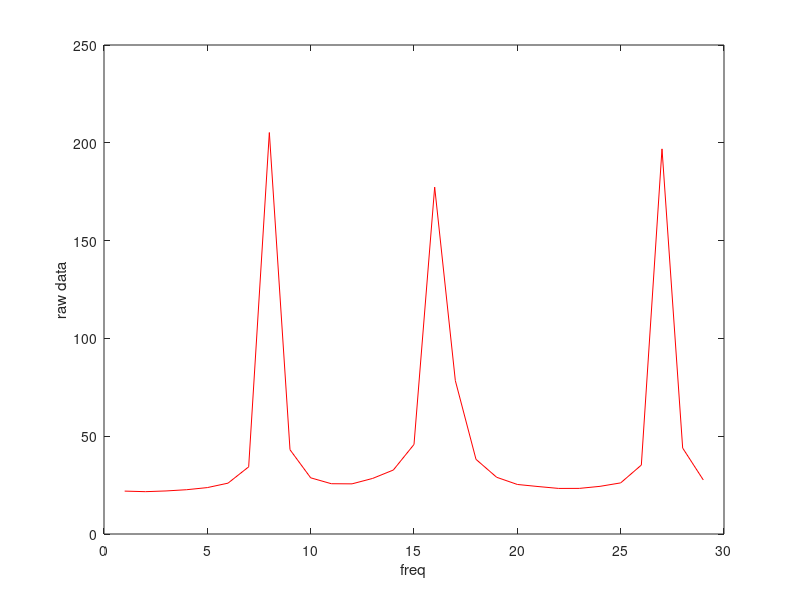

MATLAB code to generate this figure: (Note: this script raises an error after producing the figure.)

clear all;
close all;
addpath D:\spm12

%lookforstr='envelope'
lookforstr='phase/amp';
N=1000;
Nt=512;
t=1:Nt;
x=zeros(N,Nt);y=x;
Nf=30;
for tr=1:N,
    phase1=rand(1)*2*pi;
    phase2=rand(1)*2*pi;
    rphase1=rand(1)*2*pi;
    rphase2=rand(1)*2*pi;

    a1=randn(1);
    a2=randn(1);
    a3=randn(1);
    %% linear interation at lowest freq (t/10)
    %% non-linear coupling between lowest and medium freq (t/5)
    %% just envelope coupling at hightest freq (t/3)
    x(tr,:)=a1*sin(t/10+phase1)+a2*sin(t/5+phase2)+a3*sin(t/3+rphase1)+randn(1,Nt);
    y(tr,:)=a1*cos(t/10+phase1)+a1*cos(t/5+phase2)+a3*sin(t/3+rphase2)+randn(1,Nt);
    fy=fft(y(tr,:));
    fx=fft(x(tr,:));
    
    fY(tr,:)=fy(2:Nf);
    fX(tr,:)=fx(2:Nf);
end;

plot(mean(abs(fX)),'r');
ylabel('raw data')
xlabel('freq')

switch lookforstr,
    case 'phase/amp'
        X=[real(fX) imag(fX)]; % phase/amp
        Y=[real(fY) imag(fY)];
    case 'envelope',
        X=abs(fX); % envelope
        Y=abs(fY);
    case 'phase'
        X=angle(fX);
        Y=angle(fY);
end;
X=X-mean(X);
Y=Y-mean(Y);

CVA=spm_cva(Y,X);

Nsig=length(find(CVA.p<0.05)); %% number significant components

for f=1:Nsig,
    normV=cov(CVA.Y)*CVA.V;
    normW=cov(CVA.X)*CVA.W;
    figure;
    try,
        subplot(2,1,1);
        plot(1:Nf-1,normW(1:Nf-1,f),'g',1:Nf-1,normW(Nf:2*(Nf-1),f),'r');
        legend('real','imag')
        ylabel('W (design)')
        subplot(2,1,2);
        plot(1:Nf-1,normV(1:Nf-1,f),'g',1:Nf-1,normV(Nf:2*(Nf-1),f),'r');
        ylabel('V (data)')
        xlabel('freq')
    catch
        subplot(2,1,1);
        plot(1:Nf-1,normW(1:Nf-1,f),'r-o');
        ylabel('W (design)')
        subplot(2,1,2);
        plot(1:Nf-1,normV(1:Nf-1,f),'m-o');
        ylabel('V (data)')
        xlabel('freq')
    end;

    title(sprintf('mode %d, p<%3.2f',f,CVA.p(f)))
    %% CVA.V(:,1) etc are the canonical vectors for the Y
    % CVA.v is the canonical variate (=Y*CVA.V)

    %% CVA.W(:,1) etc are the canonical vectors for the X
    % CVA.w is the canonical variate (=X*CVA.W)
    %% for some reason CVA.W is not set of eigenvectors (but CVA.V is).. need to check


end;

